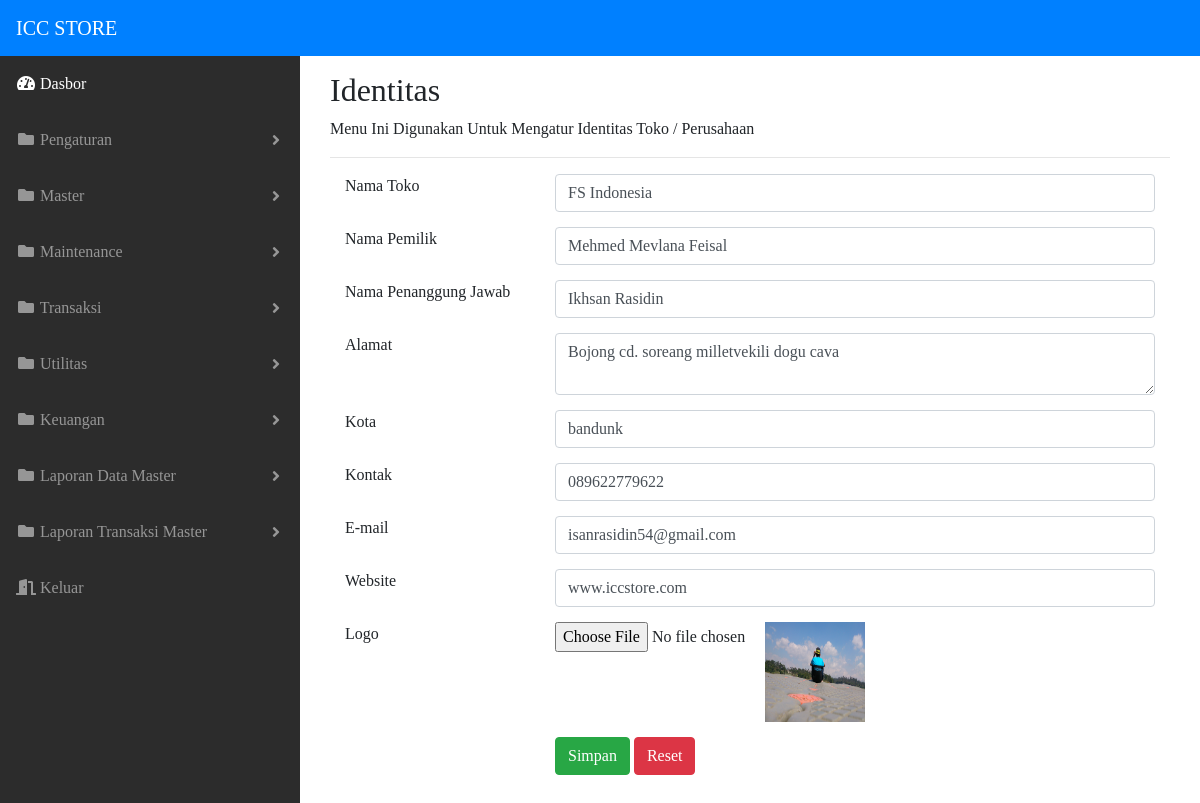
The page /fs_shop/page/pengaturan/identitas.php on the database its author committed.
### tables this page shows
CREATE TABLE `tampilan` (
  `judul_web` varchar(255) NOT NULL,
  `background` varchar(255) NOT NULL,
  `warna` varchar(255) NOT NULL,
  `color` varchar(255) NOT NULL,
  `font` varchar(255) NOT NULL,
  `footer_faktur` varchar(1023) NOT NULL
);

CREATE TABLE `identitas` (
  `nama_toko` varchar(1028) NOT NULL,
  `nama_pemilik` varchar(1028) NOT NULL,
  `nama_tanggung` varchar(1028) NOT NULL,
  `alamat` varchar(1028) NOT NULL,
  `kota` varchar(1028) NOT NULL,
  `kontak` varchar(1028) NOT NULL,
  `email` varchar(1028) NOT NULL,
  `website` varchar(1028) NOT NULL,
  `logo` varchar(1028) NOT NULL
);

### fs_shop/page/pengaturan/identitas.php (the view, shortened to what this page needs)
<!DOCTYPE html>
<html lang="en">
  <?php
    include '../../util/koneksi.php';
    $lihat = $koneksi->query("SELECT * FROM tampilan");
		while($fetchData = $lihat->fetch_assoc()){
  ?>
  <head>
    <link rel="stylesheet" href="https://stackpath.bootstrapcdn.com/bootstrap/4.1.3/css/bootstrap.min.css">
    <link rel="stylesheet" href="https://use.fontawesome.com/releases/v5.6.3/css/all.css">
    <link href="../../assets/css/style.css" rel="stylesheet">
  </head>
  <body id="page-top" style="font-family:<?=$fetchData['font']?>;">
    <nav class="navbar navbar-expand-lg navbar-dark" style="background-color:<?=$fetchData['warna']?>;'">
      <a class="navbar-brand" href="#"><?=$fetchData['judul_web']?></a>
    </nav>
    <div id="wrapper">
    <ul class="sidebar navbar-nav" style="background:<?=$fetchData['color']?> !important;">
        <li class="nav-item active">
          <a class="nav-link" href="panel.php">
            <i class="fas fa-fw fa-tachometer-alt"></i>
            <span>Dasbor</span>
          </a>
        </li>
        <li class="nav-item dropdown">
          <a class="nav-link dropdown-toggle" href="#" id="pagesDropdown" role="button" data-toggle="dropdown" aria-haspopup="true" aria-expanded="false">
            <i class="fas fa-fw fa-folder"></i>
            <span>Pengaturan</span>
          </a>
        </li>
        <li class="nav-item dropdown">
          <a class="nav-link dropdown-toggle" href="#" id="pagesDropdown" role="button" data-toggle="dropdown" aria-haspopup="true" aria-expanded="false">
            <i class="fas fa-fw fa-folder"></i>
            <span>Master</span>
          </a>
        </li>
        <li class="nav-item dropdown">
          <a class="nav-link dropdown-toggle" href="#" id="pagesDropdown" role="button" data-toggle="dropdown" aria-haspopup="true" aria-expanded="false">
            <i class="fas fa-fw fa-folder"></i>
            <span>Maintenance</span>
          </a>
        </li>
        <li class="nav-item dropdown">
            <a class="nav-link dropdown-toggle" href="#" id="pagesDropdown" role="button" data-toggle="dropdown" aria-haspopup="true" aria-expanded="false">
              <i class="fas fa-fw fa-folder"></i>
              <span>Transaksi</span>
            </a>
        </li>
        <li class="nav-item dropdown">
          <a class="nav-link dropdown-toggle" href="#" id="pagesDropdown" role="button" data-toggle="dropdown" aria-haspopup="true" aria-expanded="false">
            <i class="fas fa-fw fa-folder"></i>
            <span>Utilitas</span>
          </a>
        </li>
        <li class="nav-item dropdown">
          <a class="nav-link dropdown-toggle" href="#" id="pagesDropdown" role="button" data-toggle="dropdown" aria-haspopup="true" aria-expanded="false">
            <i class="fas fa-fw fa-folder"></i>
            <span>Keuangan</span>
          </a>
        </li>
        <li class="nav-item dropdown">
          <a class="nav-link dropdown-toggle" href="#" id="pagesDropdown" role="button" data-toggle="dropdown" aria-haspopup="true" aria-expanded="false">
            <i class="fas fa-fw fa-folder"></i>
            <span>Laporan Data Master</span>
          </a>
        </li>
        <li class="nav-item dropdown">
            <a class="nav-link dropdown-toggle" href="#" id="pagesDropdown" role="button" data-toggle="dropdown" aria-haspopup="true" aria-expanded="false">
              <i class="fas fa-fw fa-folder"></i>
              <span>Laporan Transaksi Master</span>
            </a>
          </li>
          <li class="nav-item">
            <a href="" class="nav-link">
              <i class="fas fa-fw fa-door-open"></i>
              <span>Keluar</span>
            </a>
          </li>
      </ul>
      <div id="content-wrapper">
      <?php
        include '../../util/koneksi.php';
        $view = $koneksi->query("SELECT * FROM identitas");
			  while($fetchData = $view->fetch_assoc()){
      ?>
        <div class="container-fluid">
          <div class="container form-spacing">
            <h2>Identitas</h2>
            <p>Menu Ini Digunakan Untuk Mengatur Identitas Toko / Perusahaan</p>
            <hr>
              <form class="form" method="post" enctype="multipart/form-data">
                <div class="row form-spacing">
                  <div class="col-sm-3">
                    <label for="nama_toko">Nama Toko</label>
                  </div>
                  <div class="col-sm-9">
                    <input type="text" name="nama_toko" id="nama_toko" class="form-control" value="<?=$fetchData['nama_toko']?>">
                  </div>
                </div>
                <div class="row form-spacing">
                  <div class="col-sm-3">
                    <label for="nama_pemilik">Nama Pemilik</label>
                  </div>
                  <div class="col-sm-9">
                    <input type="text" name="nama_pemilik" id="nama_pemilik" class="form-control" value="<?=$fetchData['nama_pemilik']?>">
                  </div>
                </div>
                <div class="row form-spacing">
                  <div class="col-sm-3">
                    <label for="nama_penanggung">Nama Penanggung Jawab</label>
                  </div>
                  <div class="col-sm-9">
                    <input type="text" name="nama_penanggung" id="nama_penanggung" class="form-control" value="<?=$fetchData['nama_tanggung']?>">
                  </div>
                </div>
                <div class="row form-spacing">
                  <div class="col-sm-3">
                    <label for="alamat">Alamat</label>
                  </div>
                  <div class="col-sm-9">
                    <textarea name="alamat" id="alamat" class="form-control" ><?=$fetchData['alamat']?></textarea>
                  </div>
                </div>
                <div class="row form-spacing">
                  <div class="col-sm-3">
                    <label for="kota">Kota</label>
                  </div>
                  <div class="col-sm-9">
                    <input type="text" name="kota" id="kota" class="form-control" value="<?=$fetchData['kota']?>">
                  </div>
                </div>
                <div class="row form-spacing">
                  <div class="col-sm-3">
                    <label for="nama_toko">Kontak</label>
                  </div>
                  <div class="col-sm-9">
                    <input type="text" name="kontak" id="kontak" class="form-control" value="<?=$fetchData['kontak']?>">
                  </div>
                </div>
                <div class="row form-spacing">
                  <div class="col-sm-3">
                    <label for="email">E-mail</label>
                  </div>
                  <div class="col-sm-9">
                    <input type="type" name="email" id="email" class="form-control" value="<?=$fetchData['email']?>">
                  </div>
                </div>
                <div class="row form-spacing">
                  <div class="col-sm-3">
                    <label for="website">Website</label>
                  </div>
                  <div class="col-sm-9">
                    <input type="text" name="website" id="website" class="form-control" value="<?=$fetchData['website']?>">
                  </div>
                </div>
                <div class="row form-spacing">
                  <div class="col-sm-3">
                    <label for="logo">Logo</label>
                  </div>
                  <div class="col-sm-3">
                    <input type="file" name="logo" id="logo" value="">
                  </div>
                  <div class="col-sm-6">
                    <img src="../../assets/img/<?=$fetchData['logo']?>" width="100px" height="100px">
                  </div>
                </div>
                <div class="row form-spacing">
                  <div class="col-sm-9 offset-sm-3">
                    <input type="submit" name="simpan" value="Simpan" class="btn btn-success">
                    <input type="reset" value="Reset" class="btn btn-danger">
                  </div>
                </div>
              </form>
          <?php
            }
          ?>
          </div>
        </div>
    </div>
  </body>
  <?php
    }
?>

### fs_shop/assets/css/style.css (style rules this page uses)
html { position: relative; min-height: 100%; }
body { height: 100%; }
#wrapper { display: -webkit-box; display: -ms-flexbox; display: flex; }
#wrapper #content-wrapper { overflow-x: hidden; width: 100%; padding-bottom: 80px; }
.navbar-nav .nav-item.active .nav-link { color: #fff; }
.navbar-nav .nav-item.dropdown .dropdown-toggle::after { width: 1rem; text-align: center; float: right; vertical-align: 0; border: 0; font-weight: 900; content: '\f105'; font-family: 'Font Awesome 5 Free'; }
.sidebar { width: 120px !important; background-color: #212529; min-height: calc(100vh); }
.sidebar .nav-item:last-child { margin-bottom: 1rem; }
.sidebar .nav-item .nav-link { text-align: center; padding: 0.75rem 1rem; width: 90px; }
.sidebar .nav-item .nav-link span { font-size: 0.65rem; display: block; }
.sidebar .nav-item.dropdown .dropdown-toggle::after { display: none; }
.sidebar .nav-item .nav-link { color: rgba(255, 255, 255, 0.5); }
@media (min-width: 768px) { .sidebar { width: 300px !important; } }
@media (min-width: 768px) { .sidebar .nav-item .nav-link { display: block; width: 100%; text-align: left; padding: 1rem; width: 300px; } }
@media (min-width: 768px) { .sidebar .nav-item .nav-link span { font-size: 1rem; display: inline; } }
@media (min-width: 768px) { .sidebar .nav-item.dropdown .dropdown-toggle::after { display: block; } }
:root { --input-padding-x: 0.75rem; --input-padding-y: 0.75rem; }
.form-spacing { margin:15px 0px; }

### rows shown on the page
tampilan: judul_web "ICC STORE"
identitas: nama_toko "FS Indonesia", nama_pemilik "Mehmed Mevlana Feisal", nama_penanggung "Ikhsan Rasidin", alamat "Bojong cd. soreang milletvekili dogu cava", kota "bandunk", kontak "089622779622", email "isanrasidin54@gmail.com", website "www.iccstore.com", logo (picture)
